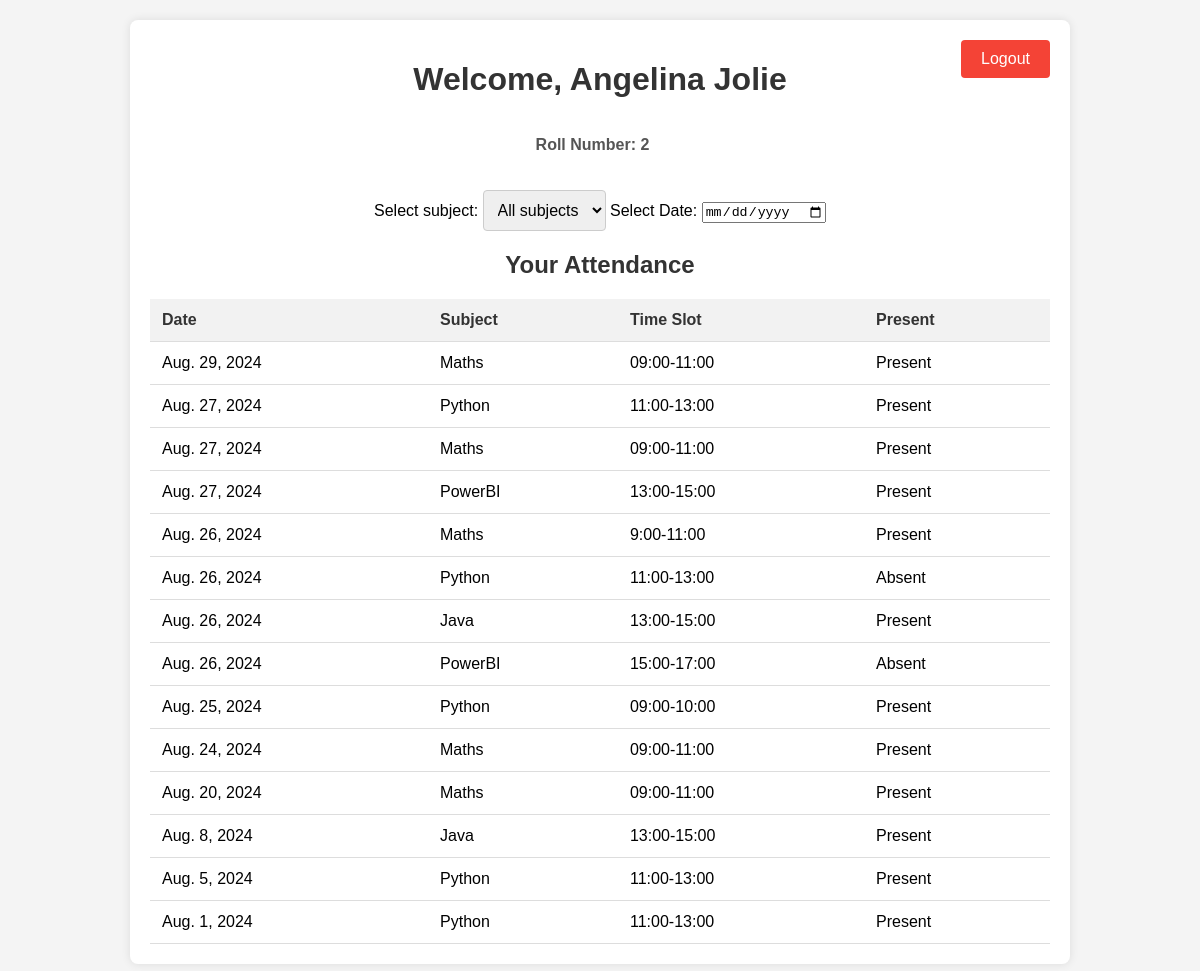
The page /dashboard/student/2/ (signed in) on the database its author committed.
### attendance/models.py (models this page shows, shortened)
class Student(models.Model):
    user     = models.OneToOneField(User,on_delete=models.CASCADE)
    roll_no  = models.CharField(max_length=10, unique=True)
    name     = models.CharField(max_length=100)
    password = models.CharField(max_length=100)
    subjects = models.ManyToManyField(Subject)

class Attendance(models.Model):
    student    = models.ForeignKey(Student, on_delete=models.CASCADE)
    subject    = models.ForeignKey(Subject, on_delete=models.CASCADE)
    date       = models.DateField()
    time_slot  = models.CharField(max_length=20)
    is_present = models.BooleanField(default=True)
    class Meta:
        unique_together = ['student', 'subject', 'date', 'time_slot']

class Subject(models.Model):
    name = models.CharField(max_length=100)
    code = models.CharField(max_length=10, unique=True)
    def __str__(self):
        return self.name

### attendance/views.py (the view)
# urls.py: path('dashboard/student/<int:student_id>/', views.student_dashboard, name='student_dashboard'),
def student_dashboard(request, student_id):
    if not request.session.get('student_id') or int(request.session.get('student_id'))!=student_id:
        return redirect('student_login')
    student             = get_object_or_404(Student, id=student_id)
    selected_subject_id = request.GET.get('subject')
    selected_date       = request.GET.get('date')
    sort_by             = request.GET.get('sort_by', 'date')
    sort_order          = request.GET.get('sort_order', 'asc')
    attendance_records  = Attendance.objects.filter(student=student)
    if selected_subject_id:
        attendance_records = Attendance.objects.filter(student=student, subject_id=selected_subject_id)
    if selected_date:
        attendance_records = Attendance.objects.filter(student=student, date=selected_date)
    if sort_by == 'date':
        if sort_order == 'asc':
            attendance_records = attendance_records.order_by('-date')
        else:
            attendance_records = attendance_records.order_by('date')
    subjects = student.subjects.all()
    context  = {
        'student': student,
        'subjects': subjects,
        'attendance_records': attendance_records
    }
    return render(request, 'student_dashboard.html', context)

### attendance/templates/student_dashboard.html (shortened to what this page needs)
<!DOCTYPE html>
<html>
<head>
</head>
<body>
    <div class="container">
        <button class="logout-button" onclick="location.href='/';">Logout</button>
        <div class="student-info">
            <h1>Welcome, {{ student.name }}</h1>
            <p class="inline">Roll Number: {{ student.roll_no }}</p>
        </div>
        <div class="subject-dropdown">
            <label for="subjectDropdown">Select subject:</label>
            <select name="subject" id="subjectDropdown" onchange="location = this.value;">
                <option value="?">All subjects</option>
            </select>
            <label for="datePicker">Select Date: </label>
            <input type="date" id="datePicker" name="date" value="{{ request.GET.date }}" onchange="location.href='?subject={{ request.GET.subject }}&date=' + this.value;">
        </div>
        <h2>Your Attendance</h2>
        <table>
            <thead>
                <tr>
                    <th>Date</th>
                    <th>Subject</th>
                    <th>Time Slot</th>
                    <th>Present</th>
                </tr>
            </thead>
            <tbody>
                {% for record in attendance_records %}
                <tr>
                    <td>{{ record.date }}</td>
                    <td>{{ record.subject }}</td>
                    <td>{{ record.time_slot }}</td>
                    <td>{{ record.is_present|yesno:"Present,Absent" }}</td>
                </tr>
                {% endfor %}
            </tbody>
        </table>
    </div>
</body>
</html>

### attendance/templates/student_dashboard.html (style rules this page uses)
body { font-family: Arial, sans-serif; margin: 0; padding: 0; background-color: #f4f4f4; }
.container { max-width: 900px; margin: 20px auto; padding: 20px; background-color: white; border-radius: 8px; box-shadow: 0 0 10px rgba(0, 0, 0, 0.1); position: relative; }
h1, h2 { color: #333; text-align: center; }
.student-info { margin-bottom: 20px; text-align: center; }
.inline { display: inline-block; margin-right: 15px; font-weight: bold; color: #555; }
.subject-dropdown { margin: 20px 0; text-align: center; }
select { padding: 10px; font-size: 16px; border: 1px solid #ccc; border-radius: 4px; }
table { width: 100%; border-collapse: collapse; margin-top: 20px; }
th, td { padding: 12px; text-align: left; border-bottom: 1px solid #ddd; }
th { background-color: #f2f2f2; color: #333; }
.logout-button { position: absolute; top: 20px; right: 20px; background-color: #f44336; color: white; border: none; padding: 10px 20px; border-radius: 4px; cursor: pointer; font-size: 16px; }

### rows shown on the page
Student: name "Angelina Jolie", roll_no "2"
Attendance: date "Aug. 29, 2024", subject "Maths", time_slot "09:00-11:00", is_present "Present"
Attendance: date "Aug. 27, 2024", subject "Python", time_slot "11:00-13:00", is_present "Present"
Attendance: date "Aug. 27, 2024", subject "Maths", time_slot "09:00-11:00", is_present "Present"
Attendance: date "Aug. 27, 2024", subject "PowerBI", time_slot "13:00-15:00", is_present "Present"
Attendance: date "Aug. 26, 2024", subject "Maths", time_slot "9:00-11:00", is_present "Present"
Attendance: date "Aug. 26, 2024", subject "Python", time_slot "11:00-13:00", is_present "Absent"
Attendance: date "Aug. 26, 2024", subject "Java", time_slot "13:00-15:00", is_present "Present"
Attendance: date "Aug. 26, 2024", subject "PowerBI", time_slot "15:00-17:00", is_present "Absent"
Attendance: date "Aug. 25, 2024", subject "Python", time_slot "09:00-10:00", is_present "Present"
Attendance: date "Aug. 24, 2024", subject "Maths", time_slot "09:00-11:00", is_present "Present"
Attendance: date "Aug. 20, 2024", subject "Maths", time_slot "09:00-11:00", is_present "Present"
Attendance: date "Aug. 8, 2024", subject "Java", time_slot "13:00-15:00", is_present "Present"
Attendance: date "Aug. 5, 2024", subject "Python", time_slot "11:00-13:00", is_present "Present"
Attendance: date "Aug. 1, 2024", subject "Python", time_slot "11:00-13:00", is_present "Present"
